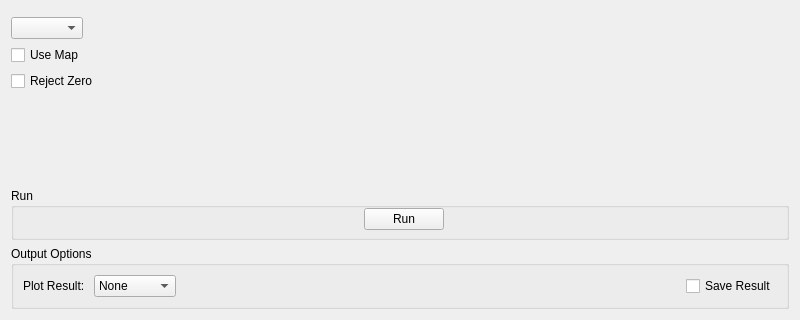
<?xml version="1.0" encoding="UTF-8"?>
<ui version="4.0">
 <class>IndirectLoadILL</class>
 <widget class="QWidget" name="IndirectLoadILL">
  <property name="geometry">
   <rect>
    <x>0</x>
    <y>0</y>
    <width>800</width>
    <height>320</height>
   </rect>
  </property>
  <property name="windowTitle">
   <string>Form</string>
  </property>
  <layout class="QVBoxLayout" name="verticalLayout">
   <item>
    <widget class="MantidQt::API::MWRunFiles" name="mwRun" native="true">
     <property name="sizePolicy">
      <sizepolicy hsizetype="Preferred" vsizetype="Fixed">
       <horstretch>0</horstretch>
       <verstretch>0</verstretch>
      </sizepolicy>
     </property>
     <property name="label" stdset="0">
      <string>Run:</string>
     </property>
     <property name="fileExtensions" stdset="0">
      <stringlist>
       <string>.asc</string>
       <string>.inx</string>
      </stringlist>
     </property>
    </widget>
   </item>
   <item>
    <widget class="MantidQt::MantidWidgets::IndirectInstrumentConfig" name="iicInstrumentConfiguration">
     <property name="sizePolicy">
      <sizepolicy hsizetype="Maximum" vsizetype="Fixed">
       <horstretch>0</horstretch>
       <verstretch>0</verstretch>
      </sizepolicy>
     </property>
     <property name="techniques" stdset="0">
      <stringlist>
       <string>Reactor Indirect Geometry Spectroscopy</string>
      </stringlist>
     </property>
    </widget>
   </item>
   <item>
    <layout class="QGridLayout" name="gridLayout">
     <item row="0" column="0">
      <widget class="QCheckBox" name="chkUseMap">
       <property name="sizePolicy">
        <sizepolicy hsizetype="Preferred" vsizetype="Fixed">
         <horstretch>0</horstretch>
         <verstretch>0</verstretch>
        </sizepolicy>
       </property>
       <property name="text">
        <string>Use Map</string>
       </property>
      </widget>
     </item>
     <item row="0" column="1">
      <widget class="MantidQt::API::MWRunFiles" name="mwMapFile" native="true">
       <property name="enabled">
        <bool>false</bool>
       </property>
       <property name="sizePolicy">
        <sizepolicy hsizetype="Preferred" vsizetype="Fixed">
         <horstretch>0</horstretch>
         <verstretch>0</verstretch>
        </sizepolicy>
       </property>
       <property name="label" stdset="0">
        <string>Map File:</string>
       </property>
       <property name="fileExtensions" stdset="0">
        <stringlist>
         <string>.map</string>
        </stringlist>
       </property>
      </widget>
     </item>
    </layout>
   </item>
   <item>
    <layout class="QHBoxLayout" name="horizontalLayout_6">
     <item alignment="Qt::AlignLeft">
      <widget class="QCheckBox" name="chkRejectZero">
       <property name="sizePolicy">
        <sizepolicy hsizetype="Preferred" vsizetype="Fixed">
         <horstretch>0</horstretch>
         <verstretch>0</verstretch>
        </sizepolicy>
       </property>
       <property name="text">
        <string>Reject Zero</string>
       </property>
      </widget>
     </item>
    </layout>
   </item>
   <item>
    <spacer name="verticalSpacer">
     <property name="orientation">
      <enum>Qt::Vertical</enum>
     </property>
     <property name="sizeHint" stdset="0">
      <size>
       <width>20</width>
       <height>40</height>
      </size>
     </property>
    </spacer>
   </item>
   <item>
    <widget class="QGroupBox" name="gbRun">
     <property name="title">
      <string>Run</string>
     </property>
     <layout class="QHBoxLayout" name="horizontalLayout_2">
      <property name="spacing">
       <number>0</number>
      </property>
      <property name="leftMargin">
       <number>0</number>
      </property>
      <property name="topMargin">
       <number>0</number>
      </property>
      <property name="rightMargin">
       <number>0</number>
      </property>
      <property name="bottomMargin">
       <number>7</number>
      </property>
      <item>
       <spacer name="horizontalSpacer">
        <property name="orientation">
         <enum>Qt::Horizontal</enum>
        </property>
        <property name="sizeHint" stdset="0">
         <size>
          <width>350</width>
          <height>20</height>
         </size>
        </property>
       </spacer>
      </item>
      <item>
       <widget class="QPushButton" name="pbRun">
        <property name="text">
         <string>Run</string>
        </property>
       </widget>
      </item>
      <item>
       <spacer name="horizontalSpacer_2">
        <property name="orientation">
         <enum>Qt::Horizontal</enum>
        </property>
        <property name="sizeHint" stdset="0">
         <size>
          <width>40</width>
          <height>20</height>
         </size>
        </property>
       </spacer>
      </item>
     </layout>
    </widget>
   </item>
   <item>
    <widget class="QGroupBox" name="gbOutput">
     <property name="sizePolicy">
      <sizepolicy hsizetype="Preferred" vsizetype="Fixed">
       <horstretch>0</horstretch>
       <verstretch>0</verstretch>
      </sizepolicy>
     </property>
     <property name="title">
      <string>Output Options</string>
     </property>
     <layout class="QHBoxLayout" name="horizontalLayout">
      <item>
       <widget class="QLabel" name="lblPlot">
        <property name="text">
         <string>Plot Result: </string>
        </property>
       </widget>
      </item>
      <item>
       <widget class="QComboBox" name="cbPlot">
        <item>
         <property name="text">
          <string>None</string>
         </property>
        </item>
        <item>
         <property name="text">
          <string>Spectrum</string>
         </property>
        </item>
        <item>
         <property name="text">
          <string>Contour</string>
         </property>
        </item>
        <item>
         <property name="text">
          <string>Both</string>
         </property>
        </item>
       </widget>
      </item>
      <item>
       <spacer name="horizontalSpacer_18">
        <property name="orientation">
         <enum>Qt::Horizontal</enum>
        </property>
        <property name="sizeHint" stdset="0">
         <size>
          <width>40</width>
          <height>20</height>
         </size>
        </property>
       </spacer>
      </item>
      <item>
       <widget class="QCheckBox" name="chkSave">
        <property name="text">
         <string>Save Result</string>
        </property>
       </widget>
      </item>
     </layout>
    </widget>
   </item>
  </layout>
 </widget>
 <customwidgets>
  <customwidget>
   <class>MantidQt::API::MWRunFiles</class>
   <extends>QWidget</extends>
   <header>MantidQtWidgets/Common/MWRunFiles.h</header>
  </customwidget>
  <customwidget>
   <class>MantidQt::MantidWidgets::IndirectInstrumentConfig</class>
   <extends>QComboBox</extends>
   <header>IndirectInstrumentConfig.h</header>
  </customwidget>
 </customwidgets>
 <resources/>
 <connections/>
</ui>
